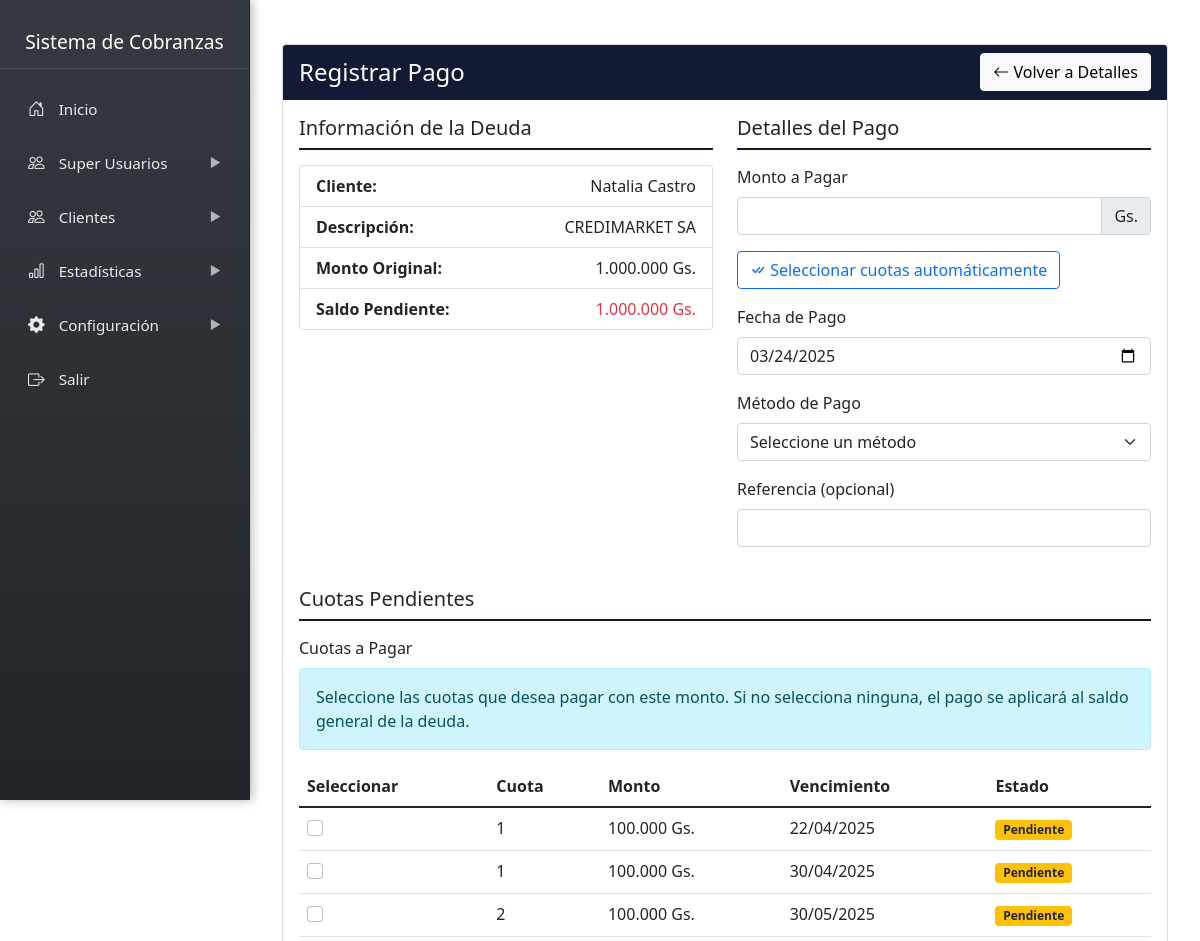
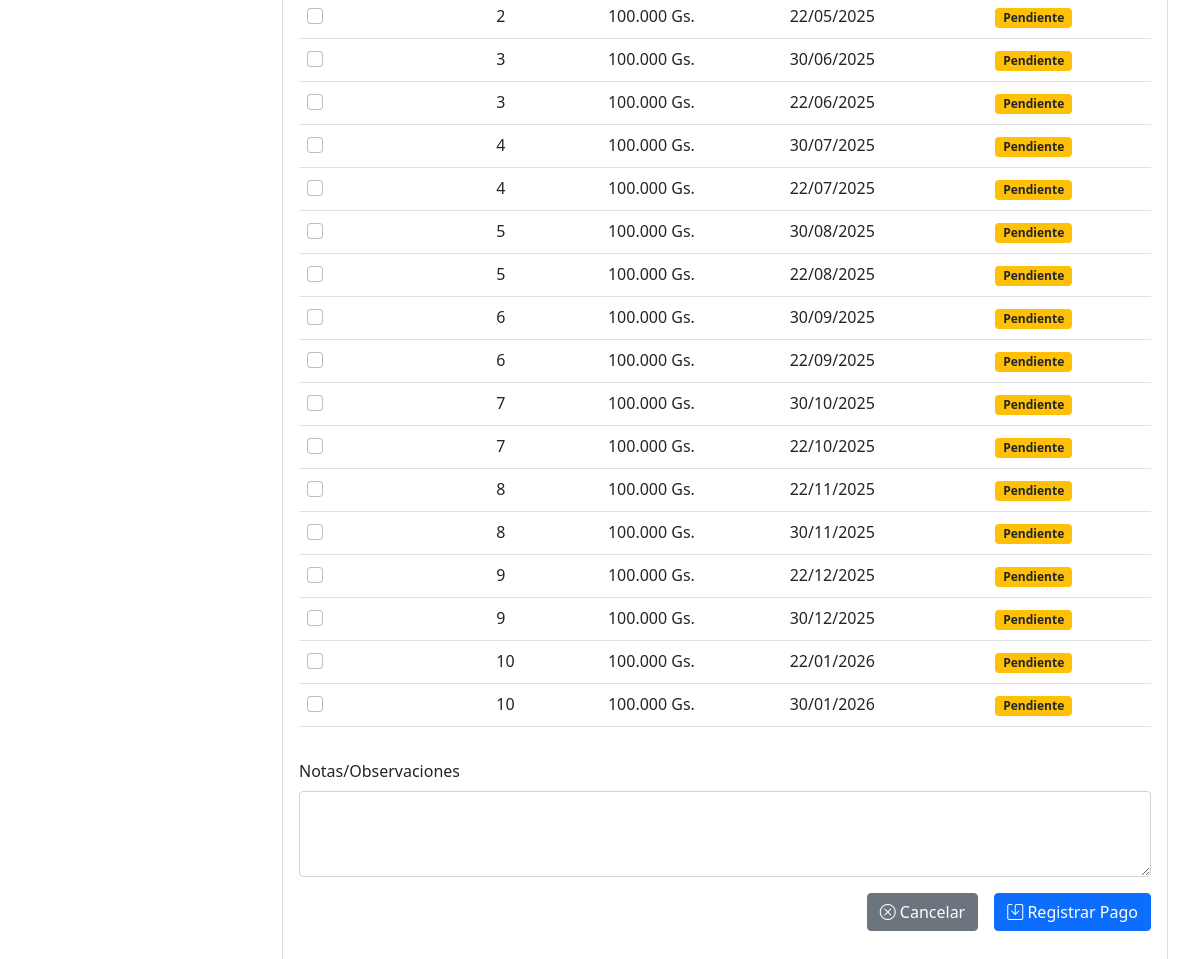
The app's page /admin/sidebar/clientes/deudas/registrar_pago.php?deuda_id=6 with its own data (2 pictures, top to bottom).
### tables this page shows
CREATE TABLE `deudas` (
  `id` int NOT NULL,
  `cliente_id` int NOT NULL,
  `politica_interes_id` int NOT NULL,
  `notas` text,
  `monto` decimal(12,2) NOT NULL,
  `cuotas` int NOT NULL DEFAULT '1',
  `fecha_emision` date NOT NULL,
  `saldo_pendiente` decimal(12,2) NOT NULL,
  `interes_acumulado` decimal(12,2) DEFAULT '0.00',
  `ultima_actualizacion_interes` date DEFAULT NULL,
  `descripcion` text,
  `fecha_vencimiento` date NOT NULL,
  `estado` enum('pendiente','pagado','vencido','cancelado') DEFAULT 'pendiente',
  `created_at` timestamp NULL DEFAULT CURRENT_TIMESTAMP,
  `monto_cuota` decimal(12,2) GENERATED ALWAYS AS ((`monto` / `cuotas`)) STORED
);

CREATE TABLE `clientes` (
  `id` int NOT NULL,
  `nombre` varchar(200) NOT NULL,
  `identificacion` varchar(20) DEFAULT NULL,
  `direccion` text,
  `ubicacion_link` text,
  `telefono` varchar(20) DEFAULT NULL,
  `email` varchar(100) DEFAULT NULL,
  `created_at` timestamp NULL DEFAULT CURRENT_TIMESTAMP,
  `imagen` varchar(255) NOT NULL DEFAULT 'default.png',
  `password` varchar(255) DEFAULT NULL
);

CREATE TABLE `cuotas_deuda` (
  `id` int NOT NULL,
  `deuda_id` int NOT NULL,
  `numero_cuota` int NOT NULL,
  `monto_cuota` decimal(12,2) NOT NULL,
  `interes_acumulado` decimal(12,2) DEFAULT '0.00',
  `fecha_vencimiento` date NOT NULL,
  `estado` enum('pendiente','pagado','vencido') DEFAULT 'pendiente',
  `created_at` timestamp NULL DEFAULT CURRENT_TIMESTAMP
);

### admin/sidebar/clientes/deudas/registrar_pago.php (the view, shortened to what this page needs)
<?php
require_once '../../cnx.php';
$deuda_id = $_GET['deuda_id'];
$query = "SELECT d.*, c.nombre as cliente_nombre, c.id as cliente_id, c.identificacion as cliente_identificacion,
          p.nombre as politica_nombre, p.tasa, p.tipo as politica_tipo, p.periodo as politica_periodo
          FROM deudas d
          JOIN clientes c ON d.cliente_id = c.id
          JOIN politicas_interes p ON d.politica_interes_id = p.id
          WHERE d.id = ?";
$stmt = $conn->prepare($query);
$stmt->bind_param("i", $deuda_id);
$stmt->execute();
$result = $stmt->get_result();
$deuda = $result->fetch_assoc();
$query_cuotas = "SELECT * FROM cuotas_deuda WHERE deuda_id = ? AND (estado = 'pendiente' OR estado = 'vencido') ORDER BY numero_cuota ASC";
$stmt_cuotas = $conn->prepare($query_cuotas);
$stmt_cuotas->bind_param("i", $deuda_id);
$stmt_cuotas->execute();
$result_cuotas = $stmt_cuotas->get_result();
include '../../../../admin/include/sidebar.php';
function formatMoney($amount) {
    return number_format($amount, 0, ',', '.') . ' Gs.';
}
?>
<div class="content-wrapper">
    <div class="container mt-4">
        <div class="row">
            <div class="col-md-12 mb-4">
                <div class="card">
                    <div class="card-header bg-custom text-white d-flex justify-content-between align-items-center">
                        <h4 class="mb-0">Registrar Pago</h4>
                        <a href="ver_deuda.php?id=<?php echo $deuda_id; ?>" class="btn btn-light">
                            <i class="bi bi-arrow-left"></i> Volver a Detalles
                        </a>
                    </div>
                    <div class="card-body">
                        <form method="POST" action="">
                            <div class="row mb-4">
                                <div class="col-md-6">
                                    <h5 class="info-section-title">Información de la Deuda</h5>
                                    <ul class="list-group">
                                    <li class="list-group-item d-flex justify-content-between">
                                        <strong>Cliente:</strong>
                                        <span><?php echo htmlspecialchars($deuda['cliente_nombre']); ?></span>
                                    </li>
                                    <li class="list-group-item d-flex justify-content-between">
                                        <strong>Descripción:</strong>
                                        <span><?php echo htmlspecialchars($deuda['descripcion']); ?></span>
                                    </li>
                                    <li class="list-group-item d-flex justify-content-between">
                                        <strong>Monto Original:</strong>
                                        <span><?php echo formatMoney($deuda['monto']); ?></span>
                                    </li>
                                    <li class="list-group-item d-flex justify-content-between">
                                        <strong>Saldo Pendiente:</strong>
                                        <span class="text-danger"><?php echo formatMoney($deuda['saldo_pendiente']); ?></span>
                                    </li>
                                </ul>
                            </div>
                            <div class="col-md-6">
                                <h5 class="info-section-title">Detalles del Pago</h5>
                                <div class="mb-3">
                                    <label for="monto" class="form-label">Monto a Pagar</label>
                                    <div class="input-group">
                                        <input type="number" class="form-control" id="monto" name="monto" required
                                            value="<?php echo isset($_POST['monto']) ? htmlspecialchars($_POST['monto']) : ''; ?>">
                                        <span class="input-group-text">Gs.</span>
                                    </div>
                                </div>
                                <div class="mb-3">
                                    <button type="button" class="btn btn-outline-primary" id="autoSelectCuotas">
                                        <i class="bi bi-check-all"></i> Seleccionar cuotas automáticamente
                                    </button>
                                </div>
                                <div class="mb-3">
                                    <label for="fecha_pago" class="form-label">Fecha de Pago</label>
                                    <input type="date" class="form-control" id="fecha_pago" name="fecha_pago" required
                                        value="<?php echo isset($_POST['fecha_pago']) ? htmlspecialchars($_POST['fecha_pago']) : date('Y-m-d'); ?>">
                                </div>
                                <div class="mb-3">
                                    <label for="metodo_pago" class="form-label">Método de Pago</label>
                                    <select class="form-select" id="metodo_pago" name="metodo_pago" required>
                                        <option value="">Seleccione un método</option>
                                    </select>
                                </div>
                                <div class="mb-3">
                                    <label for="referencia" class="form-label">Referencia (opcional)</label>
                                    <input type="text" class="form-control" id="referencia" name="referencia"
                                        value="<?php echo isset($_POST['referencia']) ? htmlspecialchars($_POST['referencia']) : ''; ?>">
                                </div>
                            </div>
                        </div>
                        <div class="row mb-4">
                            <div class="col-md-12">
                                <h5 class="info-section-title">Cuotas Pendientes</h5>
                                <?php if($result_cuotas->num_rows > 0): ?>
                                <div class="mb-3">
                                    <label class="form-label">Cuotas a Pagar</label>
                                    <div class="alert alert-info">
                                        Seleccione las cuotas que desea pagar con este monto. Si no selecciona ninguna,
                                        el pago se aplicará al saldo general de la deuda.
                                    </div>
                                    <div class="table-responsive">
                                        <table class="table">
                                            <thead>
                                                <tr>
                                                    <th>Seleccionar</th>
                                                    <th>Cuota</th>
                                                    <th>Monto</th>
                                                    <th>Vencimiento</th>
                                                    <th>Estado</th>
                                                </tr>
                                            </thead>
                                            <tbody>
                                                <?php
                                                $result_cuotas->data_seek(0);
                                                while($cuota = $result_cuotas->fetch_assoc()):
                                                    $total_cuota = $cuota['monto_cuota'] + $cuota['interes_acumulado'];
                                                ?>
                                                <tr class="<?php echo ($cuota['estado'] == 'vencido') ? 'table-danger' : ''; ?>">
                                                    <td>
                                                        <div class="form-check">
                                                            <input class="form-check-input" type="checkbox" name="cuotas[]" value="<?php echo $cuota['id']; ?>" id="cuota_<?php echo $cuota['id']; ?>" <?php echo (isset($_POST['cuotas']) && in_array($cuota['id'], $_POST['cuotas'])) ? 'checked' : ''; ?>>
                                                        </div>
                                                    </td>
                                                    <td><?php echo $cuota['numero_cuota']; ?></td>
                                                    <td><?php echo formatMoney($total_cuota); ?></td>
                                                    <td><?php echo date('d/m/Y', strtotime($cuota['fecha_vencimiento'])); ?></td>
                                                    <td>
                                                        <?php if($cuota['estado'] == 'pendiente'): ?>
                                                            <span class="badge bg-warning text-dark">Pendiente</span>
                                                        <?php elseif($cuota['estado'] == 'vencido'): ?>
                                                            <span class="badge bg-danger">Vencido</span>
                                                        <?php endif; ?>
                                                    </td>
                                                </tr>
                                                <?php endwhile; ?>
                                            </tbody>
                                        </table>
                                    </div>
                                </div>
                            <?php endif; ?>
                            <div class="mb-3">
                                <label for="notas" class="form-label">Notas/Observaciones</label>
                                <textarea class="form-control" id="notas" name="notas" rows="3"><?php echo isset($_POST['notas']) ? htmlspecialchars($_POST['notas']) : ''; ?></textarea>
                            </div>
                            <div class="d-grid gap-2 d-md-flex justify-content-md-end">
                                <a href="ver_deuda.php?id=<?php echo $deuda_id; ?>" class="btn btn-secondary me-md-2">
                                    <i class="bi bi-x-circle"></i> Cancelar
                                </a>
                                <button type="submit" class="btn btn-primary">
                                    <i class="bi bi-save"></i> Registrar Pago
                                </button>
                            </div>
                        </form>
                    </div>
                </div>
            </div>
        </div>
    </div>
</div>

### admin/include/sidebar.php (style rules this page uses)
.content-wrapper { margin-left: 250px; padding: 20px; transition: background-color 0.3s ease; }

### admin/sidebar/clientes/deudas/registrar_pago.php (style rules this page uses)
.info-section-title { border-bottom: 2px solid #121a35; padding-bottom: 8px; margin-bottom: 15px; }
.bg-custom { background-color: #121a35; }
:root { --border-color: #dee2e6; --text-muted: #6c757d; --card-bg: #f8f9fa; }

### records on screen
deudas: cliente.nombre "Natalia Castro", descripcion "CREDIMARKET SA", monto "1.000.000 Gs.", saldo_pendiente "1.000.000 Gs."
cuotas_deuda: numero_cuota "1", formatMoney($total_cuota) "100.000 Gs.", fecha_vencimiento "22/04/2025", estado "Pendiente"
cuotas_deuda: numero_cuota "1", formatMoney($total_cuota) "100.000 Gs.", fecha_vencimiento "30/04/2025", estado "Pendiente"
cuotas_deuda: numero_cuota "2", formatMoney($total_cuota) "100.000 Gs.", fecha_vencimiento "30/05/2025", estado "Pendiente"
cuotas_deuda: numero_cuota "2", formatMoney($total_cuota) "100.000 Gs.", fecha_vencimiento "22/05/2025", estado "Pendiente"
cuotas_deuda: numero_cuota "3", formatMoney($total_cuota) "100.000 Gs.", fecha_vencimiento "30/06/2025", estado "Pendiente"
cuotas_deuda: numero_cuota "3", formatMoney($total_cuota) "100.000 Gs.", fecha_vencimiento "22/06/2025", estado "Pendiente"
cuotas_deuda: numero_cuota "4", formatMoney($total_cuota) "100.000 Gs.", fecha_vencimiento "30/07/2025", estado "Pendiente"
cuotas_deuda: numero_cuota "4", formatMoney($total_cuota) "100.000 Gs.", fecha_vencimiento "22/07/2025", estado "Pendiente"
cuotas_deuda: numero_cuota "5", formatMoney($total_cuota) "100.000 Gs.", fecha_vencimiento "30/08/2025", estado "Pendiente"
cuotas_deuda: numero_cuota "5", formatMoney($total_cuota) "100.000 Gs.", fecha_vencimiento "22/08/2025", estado "Pendiente"
cuotas_deuda: numero_cuota "6", formatMoney($total_cuota) "100.000 Gs.", fecha_vencimiento "30/09/2025", estado "Pendiente"
cuotas_deuda: numero_cuota "6", formatMoney($total_cuota) "100.000 Gs.", fecha_vencimiento "22/09/2025", estado "Pendiente"
cuotas_deuda: numero_cuota "7", formatMoney($total_cuota) "100.000 Gs.", fecha_vencimiento "30/10/2025", estado "Pendiente"
cuotas_deuda: numero_cuota "7", formatMoney($total_cuota) "100.000 Gs.", fecha_vencimiento "22/10/2025", estado "Pendiente"
cuotas_deuda: numero_cuota "8", formatMoney($total_cuota) "100.000 Gs.", fecha_vencimiento "22/11/2025", estado "Pendiente"
cuotas_deuda: numero_cuota "8", formatMoney($total_cuota) "100.000 Gs.", fecha_vencimiento "30/11/2025", estado "Pendiente"
cuotas_deuda: numero_cuota "9", formatMoney($total_cuota) "100.000 Gs.", fecha_vencimiento "22/12/2025", estado "Pendiente"
cuotas_deuda: numero_cuota "9", formatMoney($total_cuota) "100.000 Gs.", fecha_vencimiento "30/12/2025", estado "Pendiente"
cuotas_deuda: numero_cuota "10", formatMoney($total_cuota) "100.000 Gs.", fecha_vencimiento "22/01/2026", estado "Pendiente"
cuotas_deuda: numero_cuota "10", formatMoney($total_cuota) "100.000 Gs.", fecha_vencimiento "30/01/2026", estado "Pendiente"
